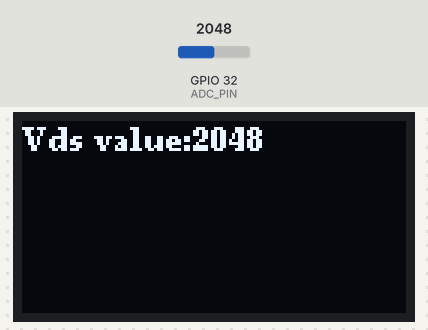
The sketch below on a simulated ESP32. On the bench: 128×64 one-colour display. Inputs (shaded band) come from the test bench; at power-on: GPIO 32 (ADC_PIN) = 2048. What the sketch prints to the serial monitor is not drawn.

Above: at 1.2 s.
1.3 s: GPIO 32 (ADC_PIN) set to 2866
At 2.6 s:
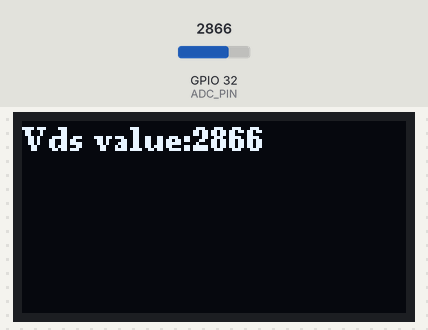
3.0 s: GPIO 32 (ADC_PIN) set to 3603
At 3.9 s:
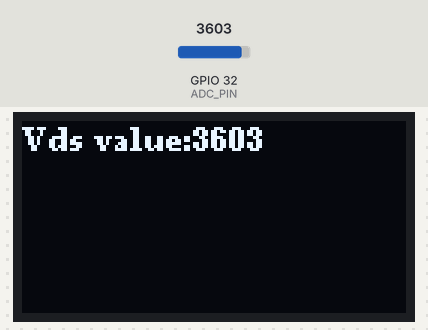
4.5 s: GPIO 32 (ADC_PIN) set to 4095
At 5.1 s:
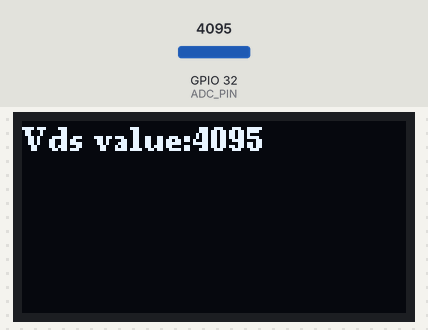
Timing chart, 0 to 7.5 s (numbered marks = the images above; inputs shaded):
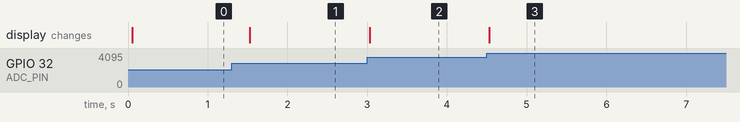

Measured:
- after the input at 1.3 s, the display: changes after 0.23 s (image 1)
- after the input at 3.0 s, the display: changes at once (image 2)
- after the input at 4.5 s, the display: changes at once (image 3)

The sketch:

esp32_freertos_queue.ino
```cpp
#include<U8g2lib.h>

#define BITS 10
#define ADC_PIN A4

U8G2_SSD1306_128X64_NONAME_1_HW_I2C u8g2(U8G2_R0,U8X8_PIN_NONE);
QueueHandle_t queue;

void taskOLED(void *pdParam)
{
  u8g2.begin();
  u8g2.setFont(u8g2_font_ncenB08_tr);
  int num=0;
  String txt="Vds value:";

  while(1)
  {
    if(xQueueReceive(queue,&num,portMAX_DELAY)==pdPASS)
    //if(xQueueReceive(queue,&num,250/portTICK_PERIOD_MS)==pdPASS)
    //if(xQueueReceive(queue,&num,pdMS_TO_TICK(250))==pdPASS)
    {
      u8g2.firstPage();
      do{
        u8g2.drawStr(0,10,(txt+num).c_str());
      }while(u8g2.nextPage());
      Serial.printf("Get Cds:%d\n",num);
    }
    else
    {
      Serial.println("\no Cds value\n");
    }
  }
}

void taskCDS(void *pdParam)
{
  int adc=0;
  while(1)
  {
    adc=analogRead(ADC_PIN);
    if(xQueueSend(queue,&adc,portMAX_DELAY)==pdPASS)
    {
      Serial.printf("Write data %d to queue\n",adc);
    }
    else
    {
      Serial.printf("Write data to queue is fail\n",adc);
    }
    vTaskDelay(250/portTICK_PERIOD_MS);
  }
}
void setup()
{
  Serial.begin(115200);
  analogSetAttenuation(ADC_11db);
  analogSetWidth(BITS);
  queue=xQueueCreate(5,sizeof(int));

  if(queue==NULL)
  {
    Serial.println("Create queue fail");
    return;
  }

  xTaskCreate(taskCDS,"task CDS",3000,NULL,1,NULL);
  xTaskCreate(taskOLED,"task OLED",1500,NULL,1,NULL);

}

void loop() {
  // put your main code here, to run repeatedly:

}
```
